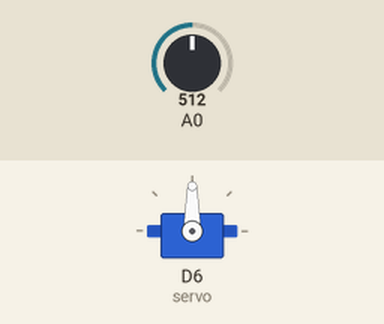
A sketch run on a simulated ESP8266 (NodeMCU). Shown: servo. Inputs (shaded band) come from the test bench; at power-on: A0 = 512.

Above: at 1.2 s.
1.3 s: A0 set to 716
At 2.5 s:
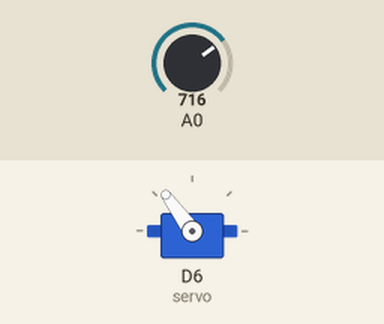
2.8 s: A0 set to 900
At 3.1 s:
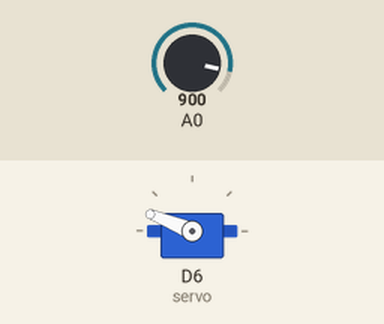
4.3 s: A0 set to 1023
At 5.4 s:
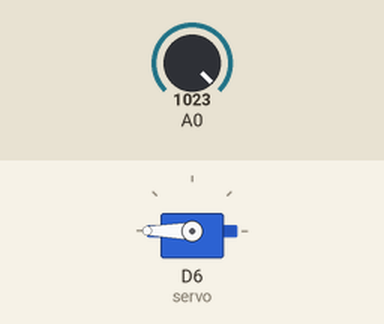
5.8 s: A0 set to 306
At 6.5 s:
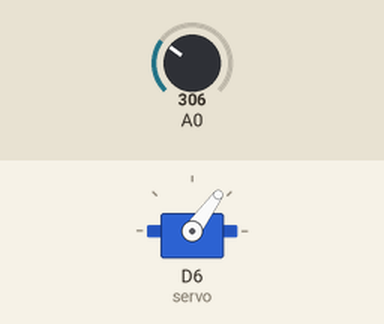
7.3 s: A0 set to 122
At 8.5 s:
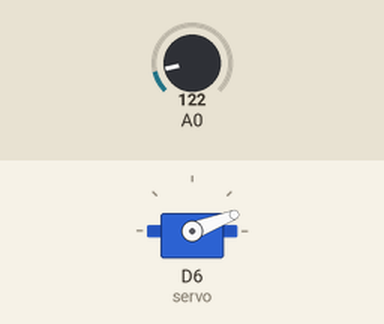
8.8 s: A0 set to 511
At 9.8 s:
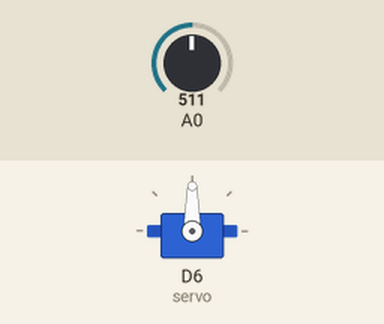
Timing chart, 0 to 11.3 s (numbered marks = the images above; inputs shaded):
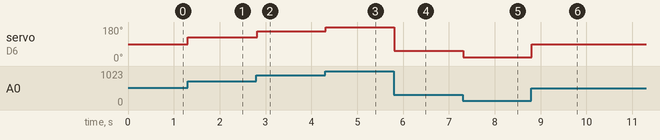

The sketch:

servoWithPotentiometer.ino
```cpp
#include <Servo.h>
Servo servo;
void setup()
{
    servo.attach(D6);
    Serial.begin(9600);
    pinMode(A0, INPUT);
}
void loop()
{
    float x = analogRead(A0);
    x = map(x, 0, 1023, 0, 180);
    servo.write(x);
    delay(15);
}
```

Measured:
- after the input at 1.3 s, servo on D6 (servo): 90° → 126° at once
- after the input at 2.8 s, servo on D6 (servo): 126° → 158° at once
- after the input at 4.3 s, servo on D6 (servo): 158° → 180° at once
- after the input at 5.8 s, servo on D6 (servo): 180° → 54° at once
- after the input at 7.3 s, servo on D6 (servo): 54° → 21° at once
- after the input at 8.8 s, servo on D6 (servo): 21° → 90° at once
